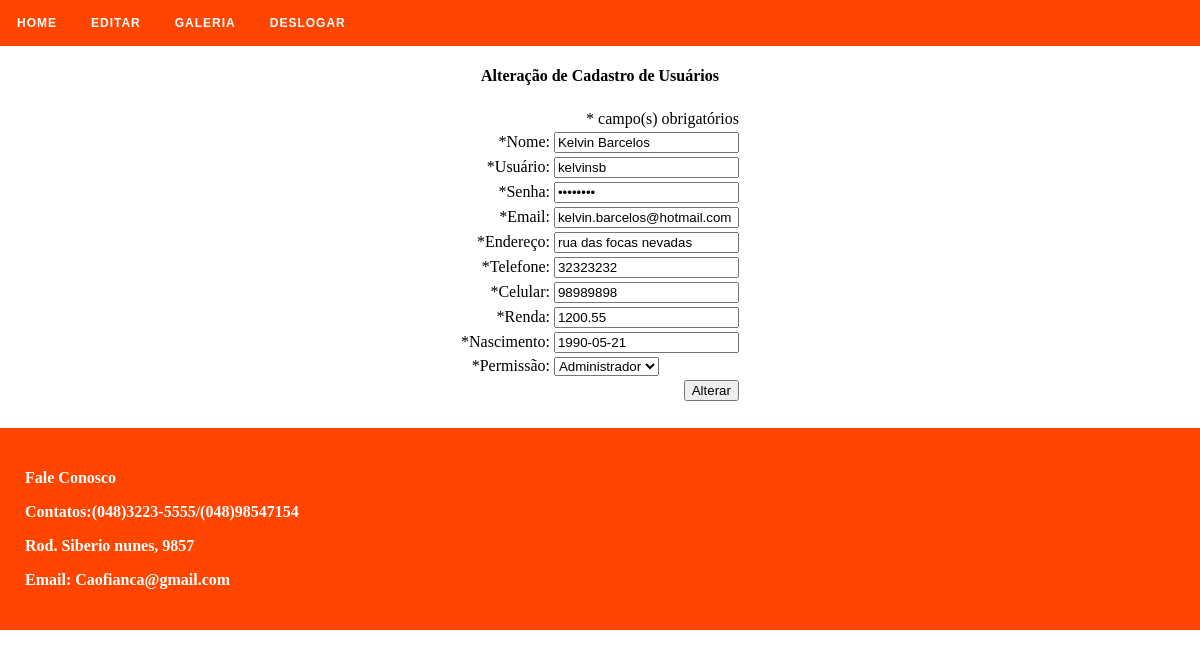
Screenshot of /permissao/admin/cliente_edita.php?id=2 (signed in) with the database file from the repository.
### tables this page shows
CREATE TABLE IF NOT EXISTS `clientes` (
`id_cliente` int(11) NOT NULL,
  `nome` varchar(50) NOT NULL,
  `username` varchar(50) NOT NULL,
  `senha` varchar(50) NOT NULL,
  `email` varchar(50) NOT NULL,
  `endereco` varchar(50) NOT NULL,
  `telefone` int(11) NOT NULL,
  `celular` int(11) NOT NULL,
  `renda` double(6,2) NOT NULL,
  `nascimento` date NOT NULL,
  `permissao` int(11) NOT NULL
);

### permissao/admin/conn.class.php (called while the page is built, shortened)
<?php
class Conn{
	public function query($query){
		$sql = mysqli_query($con, $query) or die("<b>Erro ao executar a query:</b> ".$query." -> ".mysql_error());
		return $sql;
	}
}
?>

### permissao/admin/cliente_edita.php (the view, shortened to what this page needs)
<?php
$nome = $_SESSION['nome'];
$permissao = $_SESSION['permissao'];
require_once("conn.class.php");
require_once("cliente.class.php");
$id = $_GET['id'];
$cliente = new Cliente;
$cliente->setId($id);
$cliente->edita();
$nome = $cliente->getNome();
$username = $cliente->getUsername();
$senha = $cliente->getSenha();
$email = $cliente->getEmail();
$endereco = $cliente->getEndereco();
$telefone = $cliente->getTelefone();
$celular = $cliente->getCelular();
$renda = $cliente->getRenda();
$nascimento = $cliente->getNascimento();
$permissao = $cliente->getPermissao();
$combo = $cliente->comboPermissao($permissao);
?>
<html>
<head>
   <link rel="stylesheet" href="styles.css">
</head>
	<body>
	<div id="geral">
	<div id='menu'>
		<ul>
			<li><a href='index.php'>Home</a></li>
			<li class='active'><a href='#'>Editar</a>
			<li><a href='galeria.php'>Galeria</a></li>
			<li><a href='deslogar.php'>Deslogar</a></li>
		</ul>
	</div>
	<h4 align="center">Alteração de Cadastro de Usuários</h4>
	<form method="POST" action="cliente_altera.php">
		<table align="center">
			<tr>
				<td colspan="2" align="right">* campo(s) obrigatórios</td>
			</tr>
			<tr>
				<td align="right">*Nome:</td>
				<td><input type="text" name="nome" value="<?=$nome?>" /></td>
			</tr>
			<tr>
				<td align="right">*Usuário:</td>
				<td><input type="text" name="username" value="<?=$username?>" /></td>
			</tr>
			<tr>
				<td align="right">*Senha:</td>
				<td><input type="password" name="senha" value="<?=$senha?>" /></td>
			</tr>
			<tr>
				<td align="right">*Email:</td>
				<td><input type="text" name="email" value="<?=$email?>" /></td>
			</tr>
			<tr>
				<td align="right">*Endereço:</td>
				<td><input type="text" name="endereco" value="<?=$endereco?>" /></td>
			</tr>
			<tr>
				<td align="right">*Telefone:</td>
				<td><input type="text" name="telefone" value="<?=$telefone?>" /></td>
			</tr>
			<tr>
				<td align="right">*Celular:</td>
				<td><input type="text" name="celular" value="<?=$celular?>" /></td>
			</tr>
			<tr>
				<td align="right">*Renda:</td>
				<td><input type="text" name="renda" value="<?=$renda?>" /></td>
			</tr>
			<tr>
				<td align="right">*Nascimento:</td>
				<td><input type="text" name="nascimento" value="<?=$nascimento?>" /></td>
			</tr>
			<tr>
				<td align="right">*Permissão:</td>
				<td>
					<select name="permissao"><?=$combo?></select>
				</td>
			</tr>
			<tr>
				<td colspan="2" align="right">
					<input type="submit" value="Alterar" />
				</td>
			</tr>
		</table>
	<div id="rodape">
		<b><p>Fale Conosco</p>
		<p>Contatos:(048)3223-5555/(048)98547154</p>
		<p>Rod. Siberio nunes, 9857</p>
		<p>Email: Caofianca@gmail.com</p></b>
	</div>
	</div>
</body>
</html>

### permissao/admin/styles.css (style rules this page uses)
body { margin:0; border:0; }
#menu, #menu ul, #menu ul li, #menu ul li a, #menu #menu-button { margin: 0; padding: 0; border: 0; list-style: none; line-height: 1; display: block; position: relative; -webkit-box-sizing: border-box; -moz-box-sizing: border-box; box-sizing: border-box; }
#menu:after, #menu > ul:after { content: "."; display: block; clear: both; visibility: hidden; line-height: 0; height: 0; }
#menu { font-family: Montserrat, sans-serif; background: #FF4500; }
#menu > ul > li { float: left; }
#menu > ul > li > a { padding: 17px; font-size: 12px; letter-spacing: 1px; text-decoration: none; color: white; font-weight: 700; text-transform: uppercase; }
#rodape { background-color:#FF4500; padding:25px; text-align:left; color:white; clear:both; margin-top:2%; }
#geral { background-color:white; }

### rows the page displays
clientes: nome "Kelvin Barcelos", username "kelvinsb", email "kelvin.barcelos@hotmail.com", endereco "rua das focas nevadas", telefone "32323232", celular "98989898", renda "1200.55", nascimento "1990-05-21", permissao "Administrador"
